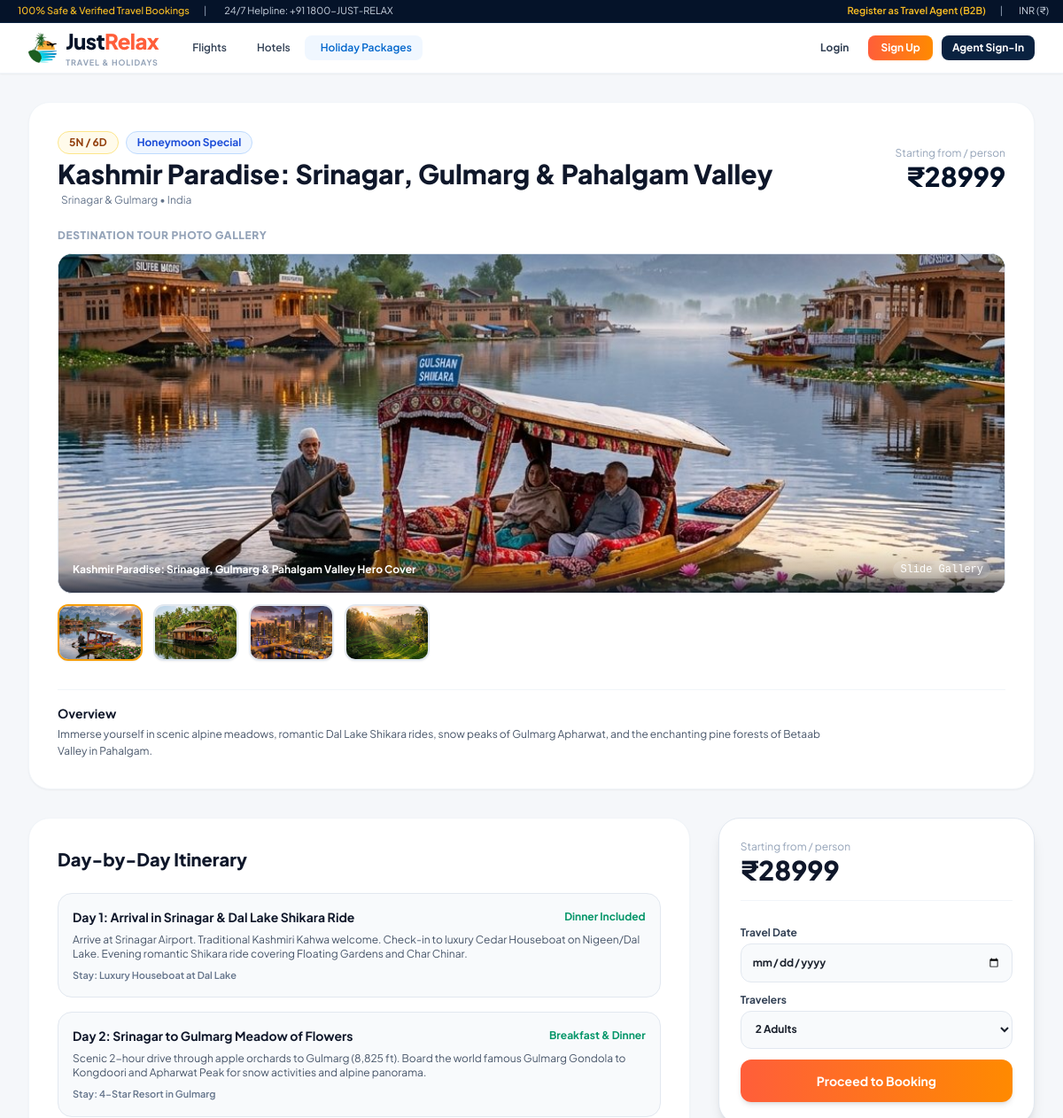
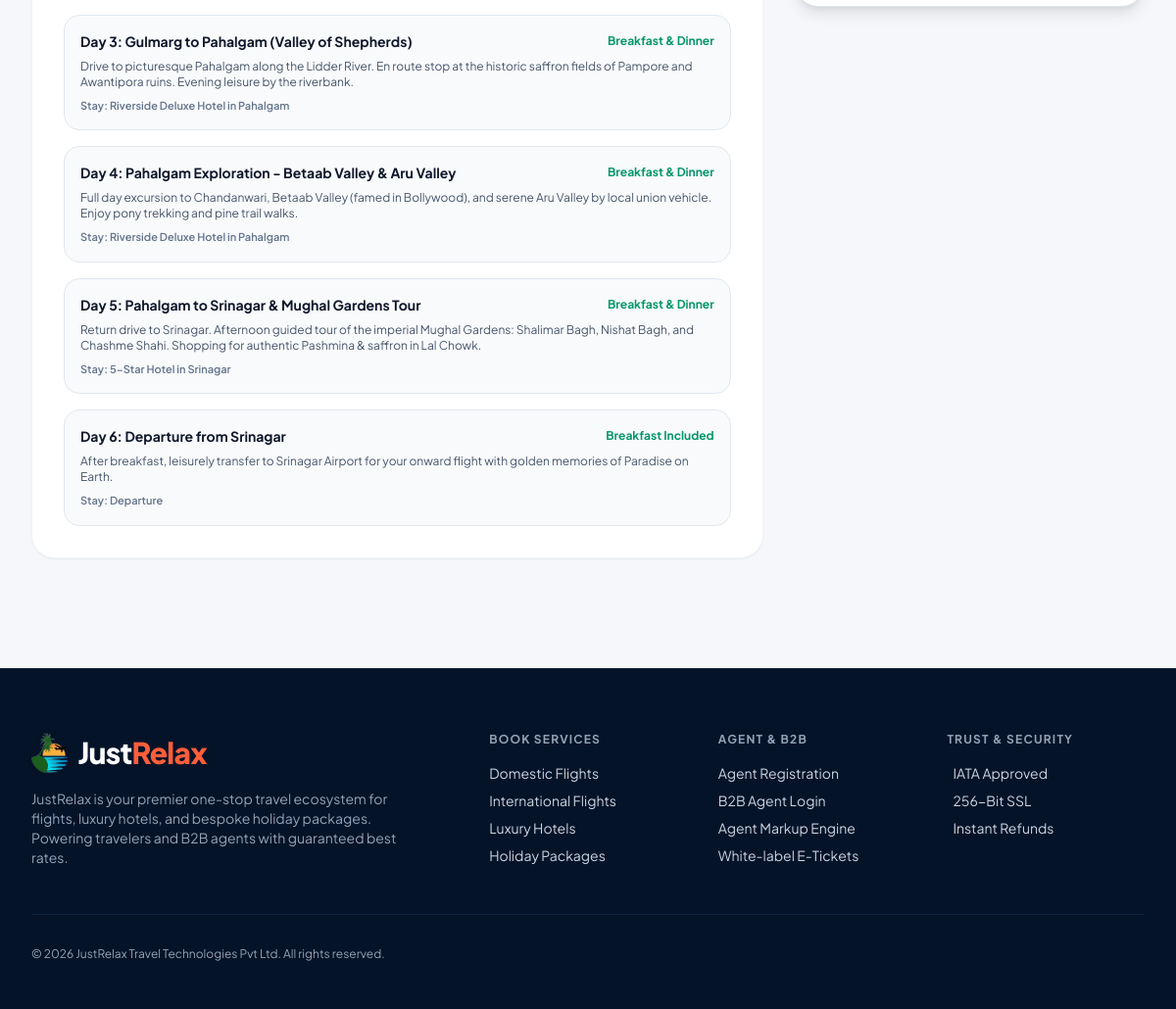
Page /packages/kashmir-paradise-srinagar-gulmarg-pahalgam-valley-srinagar-gulmarg/ on the committed database (2 pictures, top to bottom).
### apps/packages/models.py (models this page shows, shortened)
class HolidayPackage(models.Model):
    title = models.CharField(max_length=255, db_index=True)
    slug = models.SlugField(max_length=280, unique=True, blank=True)
    category = models.ForeignKey(PackageCategory, on_delete=models.SET_NULL, null=True, related_name='packages')
    destination_city = models.CharField(max_length=100)
    country = models.CharField(max_length=100, default='India')
    duration_days = models.PositiveIntegerField(default=5)
    duration_nights = models.PositiveIntegerField(default=4)
    starting_price = models.DecimalField(max_digits=10, decimal_places=2, default=24999.00)
    original_price = models.DecimalField(max_digits=10, decimal_places=2, default=29999.00)
    hero_image = models.ImageField(upload_to='packages/', blank=True, null=True)
    overview = models.TextField()
    highlights = models.TextField(help_text="Line-separated highlights")
    inclusions = models.TextField(default="Accommodation in 4-Star Hotels\nDaily Buffet Breakfast & Dinner\nAirport Pick & Drop in AC Sedan\nSightseeing Tour as per itinerary\n24/7 On-trip Assistance")
    exclusions = models.TextField(default="Airfare / Train fare unless specified\nPersonal expenses & tips\nActivity / Entrance tickets not mentioned\nTravel Insurance")
    user_rating = models.DecimalField(max_digits=3, decimal_places=1, default=4.8)
    reviews_count = models.PositiveIntegerField(default=84)
    flights_included = models.BooleanField(default=False)
    hotels_included = models.BooleanField(default=True)
    transfers_included = models.BooleanField(default=True)
    meals_included = models.BooleanField(default=True)
    is_featured = models.BooleanField(default=True)
    is_active = models.BooleanField(default=True)
    created_at = models.DateTimeField(auto_now_add=True)
    @property
    def duration_formatted(self):
        return f"{self.duration_nights}N / {self.duration_days}D"

class PackageCategory(models.Model):
    name = models.CharField(max_length=100, unique=True)
    slug = models.SlugField(max_length=120, unique=True, blank=True)
    icon_code = models.CharField(max_length=50, default='ph-compass')
    banner_image = models.ImageField(upload_to='package_categories/', blank=True, null=True)
    class Meta:
        verbose_name_plural = 'Package Categories'

class PackageImage(models.Model):
    package = models.ForeignKey(HolidayPackage, on_delete=models.CASCADE, related_name='gallery')
    image = models.ImageField(upload_to='package_gallery/')
    caption = models.CharField(max_length=150, blank=True, null=True)

class PackageItineraryDay(models.Model):
    package = models.ForeignKey(HolidayPackage, on_delete=models.CASCADE, related_name='itinerary_days')
    day_number = models.PositiveIntegerField(default=1)
    title = models.CharField(max_length=200, help_text="e.g. Arrival in Srinagar & Dal Lake Shikara Ride")
    description = models.TextField()
    stay_info = models.CharField(max_length=200, default='Overnight stay at 4-Star Deluxe Hotel')
    meals_info = models.CharField(max_length=150, default='Dinner Included')
    activity_icon = models.CharField(max_length=50, default='ph-map-pin')
    class Meta:
        ordering = ['day_number']

### apps/packages/views.py (the view)
# urls.py: path('<slug:slug>/', views.package_detail_view, name='package_detail'),
def package_detail_view(request, slug):
    package = get_object_or_404(HolidayPackage.objects.prefetch_related('itinerary_days'), slug=slug)
    agent_markup_pct = Decimal('0.00')
    if request.user.is_authenticated and getattr(request.user, 'is_agent', False):
        if hasattr(request.user, 'agent_profile'):
            agent_markup_pct = request.user.agent_profile.markup_package_pct
    markup_val = (package.starting_price * agent_markup_pct) / Decimal('100.00')
    display_price = package.starting_price + markup_val
    context = {
        'package': package,
        'display_price': display_price,
        'agent_markup_pct': agent_markup_pct,
        'itinerary_days': package.itinerary_days.all(),
    }
    return render(request, 'customer/package_detail.html', context)

### apps/accounts/context_processors.py (called while the page is built)
def auth_user_context(request):
    context = {
        'is_agent': False,
        'agent_profile': None,
        'user_wallet': None,
    }
    if request.user.is_authenticated:
        context['is_agent'] = getattr(request.user, 'is_agent', False)
        if context['is_agent'] and hasattr(request.user, 'agent_profile'):
            context['agent_profile'] = request.user.agent_profile
        if hasattr(request.user, 'wallet'):
            context['user_wallet'] = request.user.wallet
    return context

### templates/customer/package_detail.html (shortened to what this page needs)
{% extends 'base.html' %}
{% block content %}
<div class="max-w-7xl mx-auto px-4 sm:px-6 lg:px-8 py-8 space-y-8">
    <div class="bg-white rounded-3xl p-6 sm:p-8 border border-slate-100 shadow-sm space-y-6">
        <div class="flex flex-col sm:flex-row sm:items-center justify-between gap-4">
            <div>
                <div class="flex items-center space-x-2 mb-1">
                    <span class="bg-amber-50 text-amber-800 text-xs font-bold px-3 py-1 rounded-full border border-amber-200">
                        {{ package.duration_formatted }}
                    </span>
                    <span class="bg-blue-50 text-blue-700 text-xs font-bold px-3 py-1 rounded-full border border-blue-200">
                        {{ package.category.name|default:'Holiday Package' }}
                    </span>
                </div>
                <h1 class="text-3xl font-black text-slate-900">{{ package.title }}</h1>
                <p class="text-xs text-slate-500 mt-1 flex items-center">
                     {{ package.destination_city }} • {{ package.country }}
                </p>
            </div>
            <div class="text-right">
                <span class="text-xs text-slate-400 block">Starting from / person</span>
                <span class="text-3xl font-black text-brand-900">₹{{ display_price|floatformat:0 }}</span>
            </div>
        </div>
        <div class="space-y-3">
            <h3 class="text-xs font-black uppercase text-slate-400 tracking-wider">Destination Tour Photo Gallery</h3>
            <div class="relative w-full h-80 sm:h-96 rounded-2xl overflow-hidden bg-slate-900 border border-slate-200 shadow-inner group">
                {% if package.hero_image %}
                    <img id="mainPkgGalleryImg" src="{{ package.hero_image.url }}" alt="{{ package.title }}" class="w-full h-full object-cover transition-all duration-300">
                {% else %}
                    <div id="mainPkgGalleryImg" class="w-full h-full bg-slate-100 flex items-center justify-center text-slate-400 font-bold">
                        No image uploaded
                    </div>
                {% endif %}
                <div class="absolute inset-x-0 bottom-0 bg-gradient-to-t from-slate-900/80 via-slate-900/20 to-transparent p-4 flex items-center justify-between text-white">
                    <span id="pkgGalleryCaption" class="text-xs font-bold">{{ package.title }} Hero Cover</span>
                    <span class="text-xs font-mono bg-white/20 px-2 py-0.5 rounded-full backdrop-blur-sm">Slide Gallery</span>
                </div>
            </div>
            <div class="flex items-center space-x-3 overflow-x-auto pb-2 scrollbar-thin">
                {% if package.hero_image %}
                    <button type="button" onclick="switchPkgGallerySlide('{{ package.hero_image.url }}', 'Main Package View')" class="w-24 h-16 rounded-xl overflow-hidden border-2 border-amber-500 shrink-0 shadow-sm focus:outline-none transition">
                        <img src="{{ package.hero_image.url }}" alt="Thumbnail" class="w-full h-full object-cover">
                    </button>
                {% endif %}
                {% for img_obj in package.gallery.all %}
                    <button type="button" onclick="switchPkgGallerySlide('{{ img_obj.image.url }}', 'Tour Photo #{{ forloop.counter }}')" class="w-24 h-16 rounded-xl overflow-hidden border-2 border-slate-200 hover:border-amber-500 shrink-0 shadow-sm focus:outline-none transition">
                        <img src="{{ img_obj.image.url }}" alt="Gallery" class="w-full h-full object-cover">
                    </button>
                {% endfor %}
            </div>
        </div>
        <div class="pt-4 border-t border-slate-100">
            <h3 class="text-sm font-bold text-slate-900 mb-1">Overview</h3>
            <p class="text-xs text-slate-600 leading-relaxed max-w-4xl">{{ package.overview }}</p>
        </div>
    </div>
    <div class="grid grid-cols-1 lg:grid-cols-12 gap-8">
        <div class="lg:col-span-8 bg-white rounded-3xl p-6 sm:p-8 border border-slate-100 shadow-sm space-y-6">
            <h2 class="text-xl font-black text-slate-900">Day-by-Day Itinerary</h2>
            <div class="space-y-4">
                {% for day in itinerary_days %}
                    <div class="p-4 bg-slate-50 rounded-2xl border border-slate-200 space-y-2">
                        <div class="flex justify-between items-center">
                            <h3 class="font-bold text-slate-900 text-sm">Day {{ day.day_number }}: {{ day.title }}</h3>
                            <span class="text-xs text-emerald-600 font-bold">{{ day.meals_info }}</span>
                        </div>
                        <p class="text-xs text-slate-600">{{ day.description }}</p>
                        <p class="text-[11px] text-slate-500 font-semibold">Stay: {{ day.stay_info }}</p>
                    </div>
                {% endfor %}
            </div>
        </div>
        <div class="lg:col-span-4 bg-white rounded-3xl p-6 border border-slate-200 shadow-lg space-y-4 h-fit sticky top-20">
            <div>
                <span class="text-xs text-slate-400 block">Starting from / person</span>
                <span class="text-3xl font-black text-slate-900">₹{{ display_price|floatformat:0 }}</span>
            </div>
            <form action="{% url 'checkout' %}" method="GET" class="space-y-3 pt-4 border-t border-slate-100">
                <div>
                    <label class="block text-xs font-bold text-slate-700 mb-1">Travel Date</label>
                    <input type="date" name="travel_date" required class="w-full text-xs font-bold p-3 bg-slate-50 rounded-xl border border-slate-200">
                </div>
                <div>
                    <label class="block text-xs font-bold text-slate-700 mb-1">Travelers</label>
                    <select name="travelers" class="w-full text-xs font-bold p-3 bg-slate-50 rounded-xl border border-slate-200">
                        <option value="2" selected>2 Adults</option>
                    </select>
                </div>
                <button type="submit" class="w-full orange-gradient text-white font-bold text-sm py-3.5 rounded-xl transition shadow-md">
                    Proceed to Booking
                </button>
            </form>
        </div>
    </div>
</div>
{% endblock %}

### templates/base.html (style rules this page uses)
body { font-family: 'Plus Jakarta Sans', sans-serif; background-color: #f5f7fa; color: #1a202c; }
.orange-gradient { background: linear-gradient(90deg, #ff5e3a 0%, #ff8a00 100%); }

### rows in the picture
HolidayPackage: duration_formatted "5N / 6D", category.name "Honeymoon Special", title "Kashmir Paradise: Srinagar, Gulmarg & Pahalgam Valley", destination_city "Srinagar & Gulmarg", country "India", hero_image (picture), overview "Immerse yourself in scenic alpine meadows, romantic Dal Lake Shikara rides, snow peaks of Gulmarg Apharwat, and the enchanting pine forests of Betaab Valley in Pahalgam."
PackageImage: image (picture)
PackageImage: image (picture)
PackageImage: image (picture)
PackageItineraryDay: day_number "1", title "Arrival in Srinagar & Dal Lake Shikara Ride", meals_info "Dinner Included", description "Arrive at Srinagar Airport. Traditional Kashmiri Kahwa welcome. Check-in to luxury Cedar Houseboat on Nigeen/Dal Lake. Evening romantic Shikara ride covering Floating Gardens and Char Chinar.", stay_info "Luxury Houseboat at Dal Lake"
PackageItineraryDay: day_number "2", title "Srinagar to Gulmarg Meadow of Flowers", meals_info "Breakfast & Dinner", description "Scenic 2-hour drive through apple orchards to Gulmarg (8,825 ft). Board the world famous Gulmarg Gondola to Kongdoori and Apharwat Peak for snow activities and alpine panorama.", stay_info "4-Star Resort in Gulmarg"
PackageItineraryDay: day_number "3", title "Gulmarg to Pahalgam (Valley of Shepherds)", meals_info "Breakfast & Dinner", description "Drive to picturesque Pahalgam along the Lidder River. En route stop at the historic saffron fields of Pampore and Awantipora ruins. Evening leisure by the riverbank.", stay_info "Riverside Deluxe Hotel in Pahalgam"
PackageItineraryDay: day_number "4", title "Pahalgam Exploration - Betaab Valley & Aru Valley", meals_info "Breakfast & Dinner", description "Full day excursion to Chandanwari, Betaab Valley (famed in Bollywood), and serene Aru Valley by local union vehicle. Enjoy pony trekking and pine trail walks.", stay_info "Riverside Deluxe Hotel in Pahalgam"
PackageItineraryDay: day_number "5", title "Pahalgam to Srinagar & Mughal Gardens Tour", meals_info "Breakfast & Dinner", description "Return drive to Srinagar. Afternoon guided tour of the imperial Mughal Gardens: Shalimar Bagh, Nishat Bagh, and Chashme Shahi. Shopping for authentic Pashmina & saffron in Lal Chowk.", stay_info "5-Star Hotel in Srinagar"
PackageItineraryDay: day_number "6", title "Departure from Srinagar", meals_info "Breakfast Included", description "After breakfast, leisurely transfer to Srinagar Airport for your onward flight with golden memories of Paradise on Earth.", stay_info "Departure"

### other values in the picture
{{ display_price|floatformat:0 }} "28999"
